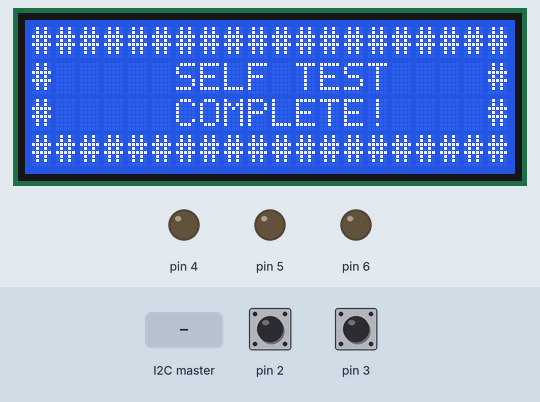
Bench run of a sketch on a simulated Arduino Uno, built with avr-gcc and run on an emulated ATmega328P. Parts: 20×4 character LCD, output pins drawn as LEDs (lit = HIGH). Inputs (shaded band) come from the test bench; at power-on: pin 2 HIGH, pin 3 HIGH. EEPROM starts erased; what the sketch prints to the serial monitor is not drawn.

Above: at 1.6 s.
At 10.7 s:
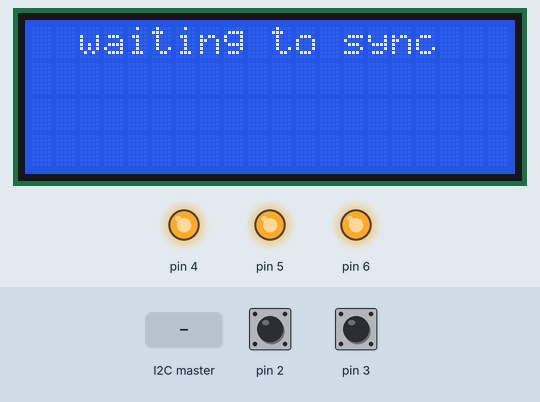
10.8 s: pin 2 pulled LOW for 0.15 s
At 11.7 s:
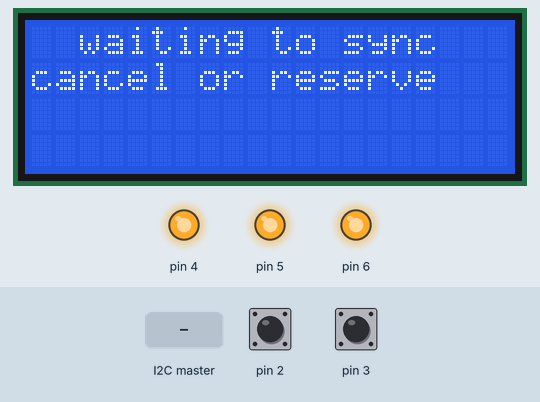
12.4 s: the I2C master sends the byte 1
Timing chart, 0 to 15.4 s (numbered marks = the images above; inputs shaded):
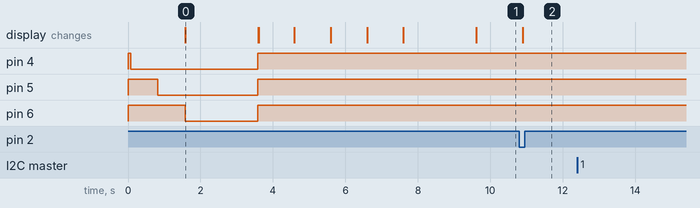

Measured:
- after the input at 10.8 s, the display: changes after 0.09 s (image 2)
- after the input at 12.4 s, every drawn part: stays the same
- what the display in image 0 shows lasts 2.0 s, from 1.6 s to 3.6 s

The sketch:

SlaveSketch.pde
```cpp
#include <LongWireMaster.h>
#include <LongWireSlave.h>

#include <Wire.h>
#include <LiquidCrystal.h>
#include <EEPROM.h>

#include <NetworkSlave.h>

#include <DisplayController.h>
#include <BounceButton.h>
#include <string.h>

// [GreenPin, YellowPin, RedPin, ResPin, CancelPin, LCD1, LCD2, LCD3, LCD4, LCD5, LCD6, I2CAddress]
//Junior
//int fig[] = {4,3,2,6,5,8,9,10,11,12,13,1};

//Senior
//int fig[] = {4,3,2,6,5,8,9,10,11,12,13,2};

//Nuevo
int fig[] = {6,5,4,2,3,13,12,11,10,9,8,3};


NetworkSlave slave;
BounceButton reserve(fig[3]);
BounceButton cancel(fig[4]);

LiquidCrystal lcd(fig[5], fig[6], fig[7], fig[8], fig[9], fig[10]);
DisplayController dc(&lcd, &slave, fig[2], fig[1], fig[0], &reserve, &cancel);


LongWireSlave wireSlave(fig[11], sizeof(DownstreamDataStruct), handleFullReceive, handleFullRequest);

void setup() {
  Serial.begin(115200);
  reserve.initialize();
  cancel.initialize();
  dc.begin();


  Wire.onReceive(handleReceive);
  Wire.onRequest(handleRequest);
}

void loop() {
  if (reserve.check()) {
    slave.reserve();
  }

  if (cancel.check()) {
    slave.cancel();
  }

  dc.draw();
  delay(50);
}

void handleRequest() {
  Serial.println("in request");
  Wire.send((slave.getCancel()) ? 0xFF : slave.getReserve());
  slave.clearCounts();
}

void handleFullRequest() {
}


void handleReceive(int numBytes) {
  Serial.println("in handleReceive");
  Serial.print("num bytes: ");
  Serial.println(numBytes);
  wireSlave.onReceive(numBytes);
}

void handleFullReceive(int numBytes) {
  Serial.print("handleFullReceive with ");
  Serial.println(numBytes);
  char buf[sizeof(DownstreamDataStruct)];
  char* ptr = buf;
  int i = 0;
  while (wireSlave.available()) {
    (*ptr++) = (char)wireSlave.receive();
    i++;
  }
  Serial.print("read a total of ");
  Serial.println(i);
  slave.setDownstreamData(buf);
}
```
